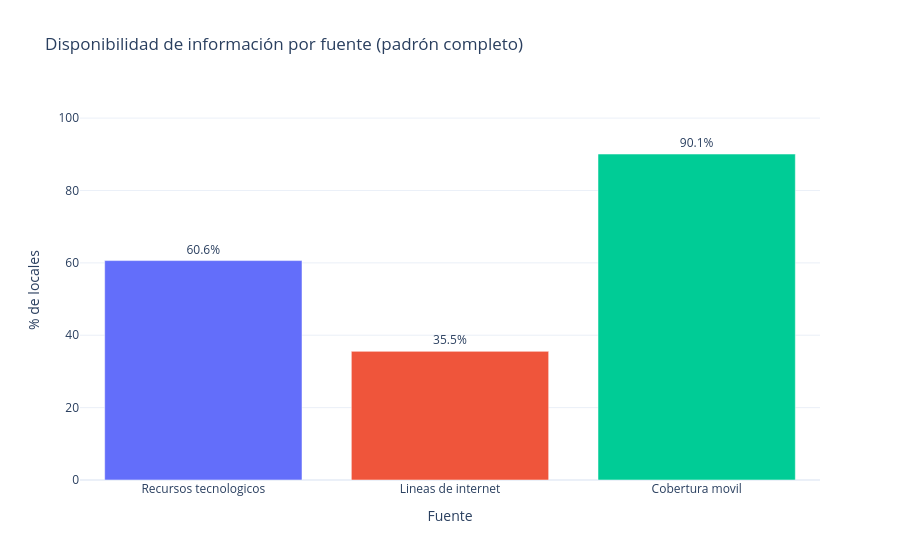

Notebook cell for this chart:
### Markdown cell above
### 10.1 ¿Qué proporción del padrón está cubierta por cada fuente?

Sobre el padrón completo (69,642 locales). Es lo que explica por qué la base unida termina con menos.

### Code cell
fig1 = px.bar(
    disponibilidad, x="fuente", y="porcentaje_del_padron", text="porcentaje_del_padron",
    color="fuente", title="Disponibilidad de información por fuente (padrón completo)",
    labels={"porcentaje_del_padron": "% de locales", "fuente": "Fuente"},
)
fig1.update_traces(texttemplate="%{text:.1f}%", textposition="outside")
fig1.update_layout(showlegend=False, yaxis_range=[0, 105])
fig1.show()
fig1.write_html(SALIDAS / "figura_1_disponibilidad_fuentes.html", include_plotlyjs="cdn")

vals = disponibilidad.set_index("fuente")["porcentaje_del_padron"]
display(Markdown(
    f"**Interpretación.** La cobertura movil alcanza {vals['Cobertura movil']:.1f}% del padrón, "
    f"los recursos {vals['Recursos tecnologicos']:.1f}% y las lineas {vals['Lineas de internet']:.1f}%. "
    "La principal limitación para el modelamiento no es el padrón, sino la disponibilidad desigual de las tablas temáticas."
))

### Figure 1 — Plotly figure (JSON) as saved in the notebook; plotly's stock layout.template omitted (floating-point values rounded to 4 significant figures)
{"data": [{"hovertemplate": "Fuente=%{x}<br>% de locales=%{text}<extra></extra>", "legendgroup": "Recursos tecnologicos", "marker": {"color": "#636efa", "pattern": {"shape": ""}}, "name": "Recursos tecnologicos", "orientation": "v", "showlegend": true, "text": [60.63], "textposition": "outside", "texttemplate": "%{text:.1f}%", "type": "bar", "x": ["Recursos tecnologicos"], "xaxis": "x", "y": [60.63], "yaxis": "y"}, {"hovertemplate": "Fuente=%{x}<br>% de locales=%{text}<extra></extra>", "legendgroup": "Lineas de internet", "marker": {"color": "#EF553B", "pattern": {"shape": ""}}, "name": "Lineas de internet", "orientation": "v", "showlegend": true, "text": [35.54], "textposition": "outside", "texttemplate": "%{text:.1f}%", "type": "bar", "x": ["Lineas de internet"], "xaxis": "x", "y": [35.54], "yaxis": "y"}, {"hovertemplate": "Fuente=%{x}<br>% de locales=%{text}<extra></extra>", "legendgroup": "Cobertura movil", "marker": {"color": "#00cc96", "pattern": {"shape": ""}}, "name": "Cobertura movil", "orientation": "v", "showlegend": true, "text": [90.07], "textposition": "outside", "texttemplate": "%{text:.1f}%", "type": "bar", "x": ["Cobertura movil"], "xaxis": "x", "y": [90.07], "yaxis": "y"}], "layout": {"barmode": "relative", "legend": {"title": {"text": "Fuente"}, "tracegroupgap": 0}, "showlegend": false, "title": {"text": "Disponibilidad de información por fuente (padrón completo)"}, "xaxis": {"anchor": "y", "categoryarray": ["Recursos tecnologicos", "Lineas de internet", "Cobertura movil"], "categoryorder": "array", "domain": [0.0, 1.0], "title": {"text": "Fuente"}}, "yaxis": {"anchor": "x", "domain": [0.0, 1.0], "range": [0, 105], "title": {"text": "% de locales"}}}}
